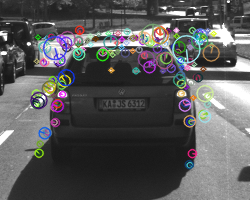
//> input picture README.assets/AKAZE.png, 250 x 200 px, given in place of 0000000000.png, which was not available
$ ./MidTermProject_Camera_Student   (built with g++ and OpenCV 4)
//> lines starting //> are read from the running program, lines starting //| are printed output that depends on the picture; pictures that were not available may be replaced by others from this repository, and a replacement may not be noted
### src/matching2D.hpp
#ifndef matching2D_hpp
#define matching2D_hpp

#include <stdio.h>
#include <iostream>
#include <sstream>
#include <iomanip>
#include <vector>
#include <cmath>
#include <limits>

#include <opencv2/core.hpp>
#include <opencv2/highgui/highgui.hpp>
#include <opencv2/imgproc/imgproc.hpp>
#include <opencv2/features2d.hpp>
#include <opencv2/xfeatures2d.hpp>
#include <opencv2/xfeatures2d/nonfree.hpp>

#include "dataStructures.h"


void detKeypointsHarris(std::vector<cv::KeyPoint> &keypoints, cv::Mat &img, bool bVis=false);
void detKeypointsShiTomasi(std::vector<cv::KeyPoint> &keypoints, cv::Mat &img, bool bVis=false);
void detKeypointsModern(std::vector<cv::KeyPoint> &keypoints, cv::Mat &img, std::string detectorType, bool bVis=false);
void descKeypoints(std::vector<cv::KeyPoint> &keypoints, cv::Mat &img, cv::Mat &descriptors, std::string descriptorType);
void matchDescriptors(std::vector<cv::KeyPoint> &kPtsSource, std::vector<cv::KeyPoint> &kPtsRef, cv::Mat &descSource, cv::Mat &descRef,
                      std::vector<cv::DMatch> &matches, std::string descriptorType, std::string matcherType, std::string selectorType);

#endif /* matching2D_hpp */

### src/dataStructures.h
#ifndef dataStructures_h
#define dataStructures_h

#include <vector>
#include <opencv2/core.hpp>


struct DataFrame { // represents the available sensor information at the same time instance

    cv::Mat cameraImg; // camera image

    std::vector<cv::KeyPoint> keypoints; // 2D keypoints within camera image
    cv::Mat descriptors; // keypoint descriptors
    std::vector<cv::DMatch> kptMatches; // keypoint matches between previous and current frame
};


#endif /* dataStructures_h */

### src/matching2D_Student.cpp
#include <numeric>
#include <iostream>
#include <fstream>
#include "matching2D.hpp"

using namespace std;

// ofstream file("../images/SHITOMASI_ORB.txt");

// Find best matches for keypoints in two camera images based on several matching methods
void matchDescriptors(std::vector<cv::KeyPoint> &kPtsSource, std::vector<cv::KeyPoint> &kPtsRef, cv::Mat &descSource, cv::Mat &descRef,
                      std::vector<cv::DMatch> &matches, std::string descriptorType, std::string matcherType, std::string selectorType)
{
    // configure matcher
    bool crossCheck = false;
    cv::Ptr<cv::DescriptorMatcher> matcher;

    if (matcherType.compare("MAT_BF") == 0)
    {
        int normType = descriptorType.compare("DES_BINARY") == 0 ? cv::NORM_HAMMING : cv::NORM_L2;
        matcher = cv::BFMatcher::create(normType, crossCheck);
    }
    else if (matcherType.compare("MAT_FLANN") == 0)
    {
        if(descSource.type() != CV_32F)
        {
            descSource.convertTo(descSource, CV_32F);
            descRef.convertTo(descRef, CV_32F);
        }
        matcher = cv::DescriptorMatcher::create(cv::DescriptorMatcher::FLANNBASED);
    }

    // perform matching task
    if (selectorType.compare("SEL_NN") == 0)
    { // nearest neighbor (best match)
        double t = (double)cv::getTickCount();
        matcher->match(descSource, descRef, matches); // Finds the best match for each descriptor in desc1
        t = ((double)cv::getTickCount() - t) / cv::getTickFrequency();
        cout << "(NN) with n = " << matches.size() << " matches in " << 1000*t/1.0 << "ms" << endl;
    }
    else if (selectorType.compare("SEL_KNN") == 0)
    { // k nearest neighbors (k=2)
        float ratio = 0.8;
        vector<vector<cv::DMatch>> knn_matches;
        double t = (double)cv::getTickCount();
        matcher->knnMatch(descSource, descRef, knn_matches, 2);
        t = ((double)cv::getTickCount() - t) / cv::getTickFrequency();
        cout << "KNN (k=2) with n = " << knn_matches.size() << " matches in " << 1000*t/1.0 << " ms" << endl;
        //file << "KNN (k=2) with n = " << knn_matches.size() << " matches in " << 1000*t/1.0 << "ms" << endl;

        for(auto it = knn_matches.begin(); it != knn_matches.end(); ++it)
        {
            if((*it)[0].distance < (*it)[1].distance * ratio)
                matches.push_back((*it)[0]);
        }

        cout << "KNN(k=2) after ratio the correct matches = "  << matches.size() << endl;
        //file << "KNN(k=2) after ratio the correct matches = "  << matches.size() << endl;
    }
}

// Use one of several types of state-of-art descriptors to uniquely identify keypoints
void descKeypoints(vector<cv::KeyPoint> &keypoints, cv::Mat &img, cv::Mat &descriptors, string descriptorType)
{
    // select appropriate descriptor
    cv::Ptr<cv::DescriptorExtractor> extractor;
    if (descriptorType.compare("BRISK") == 0)
    {

        int threshold = 30;        // FAST/AGAST detection threshold score.
        int octaves = 3;           // detection octaves (use 0 to do single scale)
        float patternScale = 1.0f; // apply this scale to the pattern used for sampling the neighbourhood of a keypoint.

        extractor = cv::BRISK::create(threshold, octaves, patternScale);
    }else if(descriptorType.compare("ORB") == 0)
    {
        extractor = cv::ORB::create();

    }else if(descriptorType.compare("FREAK") == 0)
    {
        extractor = cv::xfeatures2d::FREAK::create();

    }else if(descriptorType.compare("AKAZE") == 0)
    {
        extractor = cv::AKAZE::create();

    }else if(descriptorType.compare("SIFT") == 0)
    {
        extractor = cv::xfeatures2d::SiftDescriptorExtractor::create();

    }else if(descriptorType.compare("BRIEF") == 0)
    {
        extractor = cv::xfeatures2d::BriefDescriptorExtractor::create();
    }else
    {
        cout << "descriptorType must be one of BRISK, BRIEF, ORB, FREAK, AKAZE and SIFT." << endl;
    }


    // perform feature description
    double t = (double)cv::getTickCount();
    extractor->compute(img, keypoints, descriptors);
    t = ((double)cv::getTickCount() - t) / cv::getTickFrequency();
    cout << descriptorType << " descriptor extraction in " << 1000 * t / 1.0 << " ms with " << descriptors.size() << " descriptors" << endl;
    // file << descriptorType << " descriptor extraction in " << 1000 * t / 1.0 << " ms with " << descriptors.size() << " descriptors" << endl;
}

// Detect keypoints in image using the traditional Shi-Thomasi detector
// [103 lines left out: functions detKeypointsShiTomasi, detKeypointsHarris, not called in this run]

//FAST, BRISK, ORB, AKAZE, SIFT Detector
void detKeypointsModern(std::vector<cv::KeyPoint> &keypoints, cv::Mat &img, std::string detectorType, bool bVis)
{
    cv::Ptr<cv::FeatureDetector> detector;
    if(detectorType.compare("FAST") == 0)
    {
        int threshold = 38;
        bool bNMS = true; // perform non-maxima suppression on keypoints
        cv::FastFeatureDetector::DetectorType type = cv::FastFeatureDetector::TYPE_9_16; // TYPE_9_16, TYPE_7_12, TYPE_5_8
        detector = cv::FastFeatureDetector::create(threshold, bNMS, type);

    }else if(detectorType.compare("BRISK") == 0)
    {
        int thresh = 57;
        detector = cv::BRISK::create(thresh);

    }else if(detectorType.compare("ORB") == 0)
    {
        int nfeatures = 1350;
        detector = cv::ORB::create(nfeatures);

    }else if(detectorType.compare("AKAZE") == 0)
    {
        detector = cv::AKAZE::create();

    }else if(detectorType.compare("SIFT") == 0)
    {
        detector = cv::xfeatures2d::SIFT::create();
    }

    double t = (double)cv::getTickCount();
    detector->detect(img, keypoints);
    t = ((double)cv::getTickCount() - t) / cv::getTickFrequency();
    cout << detectorType + " with n= " << keypoints.size() << " keypoints in " << 1000 * t / 1.0 << " ms" << endl;

    // visualization
    if(bVis)
    {
        string windowName = detectorType + " Detection Results";
        cv::Mat visImg = img.clone();
        cv::drawKeypoints(img, keypoints, visImg, cv::Scalar::all(-1), cv::DrawMatchesFlags::DRAW_RICH_KEYPOINTS);
        cv::namedWindow(windowName, 5);
        cv::imshow(windowName, visImg);
        cv::waitKey(0);
    }

}

// file.close();

### src/MidTermProject_Camera_Student.cpp
/* INCLUDES FOR THIS PROJECT */
#include <iostream>
#include <fstream>
#include <sstream>
#include <iomanip>
#include <vector>
#include <cmath>
#include <limits>
#include <opencv2/core.hpp>
#include <opencv2/highgui/highgui.hpp>
#include <opencv2/imgproc/imgproc.hpp>
#include <opencv2/features2d.hpp>
#include <opencv2/xfeatures2d.hpp>
#include <opencv2/xfeatures2d/nonfree.hpp>

#include "dataStructures.h"
#include "matching2D.hpp"

using namespace std;

/* MAIN PROGRAM */
int main(int argc, const char *argv[])
{

    /* INIT VARIABLES AND DATA STRUCTURES */

    // data location
    string dataPath = "../";

    // camera
    string imgBasePath = dataPath + "images/";
    string imgPrefix = "KITTI/2011_09_26/image_00/data/000000"; // left camera, color
    string imgFileType = ".png";
    int imgStartIndex = 0; // first file index to load (assumes Lidar and camera names have identical naming convention)
    int imgEndIndex = 9;   // last file index to load
    int imgFillWidth = 4;  // no. of digits which make up the file index (e.g. img-0001.png)

    // misc
    int dataBufferSize = 2;       // no. of images which are held in memory (ring buffer) at the same time
    vector<DataFrame> dataBuffer; // list of data frames which are held in memory at the same time
    bool bVis = false;            // visualize results

    /* MAIN LOOP OVER ALL IMAGES */

    for (size_t imgIndex = 0; imgIndex <= imgEndIndex - imgStartIndex; imgIndex++)
    {
        /* LOAD IMAGE INTO BUFFER */

        // assemble filenames for current index
        ostringstream imgNumber;
        imgNumber << setfill('0') << setw(imgFillWidth) << imgStartIndex + imgIndex;
        string imgFullFilename = imgBasePath + imgPrefix + imgNumber.str() + imgFileType;

        // load image from file and convert to grayscale
        cv::Mat img, imgGray;
        img = cv::imread(imgFullFilename);
//> img is the input picture: 200 rows x 250 cols, CV_8UC3; mean B, G, R 89.2, 88.7, 88.8
        cv::cvtColor(img, imgGray, cv::COLOR_BGR2GRAY);
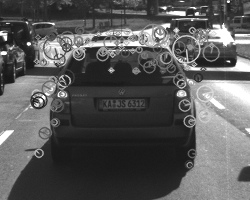
//> imgGray: 200 rows x 250 cols, CV_8UC1; min 16, max 255, mean 88.8

        //// STUDENT ASSIGNMENT
        //// TASK MP.1 -> replace the following code with ring buffer of size dataBufferSize

        // push image into data frame buffer
        DataFrame frame;
        frame.cameraImg = imgGray;
        dataBuffer.push_back(frame);
        if(dataBuffer.size() > dataBufferSize)
        {
            dataBuffer.erase(dataBuffer.begin());
        }

        //// EOF STUDENT ASSIGNMENT
        cout << "#1 : LOAD IMAGE INTO BUFFER done" << endl;

        /* DETECT IMAGE KEYPOINTS */

        // extract 2D keypoints from current image
        vector<cv::KeyPoint> keypoints; // create empty feature list for current image
        string detectorType = "ORB";

        //// STUDENT ASSIGNMENT
        //// TASK MP.2 -> add the following keypoint detectors in file matching2D.cpp and enable string-based selection based on detectorType
        //// -> HARRIS, FAST, BRISK, ORB, AKAZE, SIFT
        vector<string> str = {"FAST", "BRISK", "ORB", "AKAZE", "SIFT"};

        if (detectorType.compare("SHITOMASI") == 0)
        {
            detKeypointsShiTomasi(keypoints, imgGray, bVis);
        }
        else if(detectorType.compare("HARRIS") == 0)
        {
            detKeypointsHarris(keypoints, imgGray, bVis);
        }else if(count(str.begin(), str.end(), detectorType))
        {
            detKeypointsModern(keypoints, imgGray, detectorType, bVis);
//> in detKeypointsModern, `detector->detect(img, keypoints);`: keypoints = 824 keypoints; strongest (x, y, size): (39, 99, 31), (44, 98, 31), (40, 97, 31), (35, 105, 31)
        }else
        {
            cout << "detectorType muse be one of SHITOMASI, HARRIS, FAST, BRISK, ORB, AKAZE, SIFT." << endl;
        }

        //// EOF STUDENT ASSIGNMENT

        //// STUDENT ASSIGNMENT
        //// TASK MP.3 -> only keep keypoints on the preceding vehicle

        // only keep keypoints on the preceding vehicle
        bool bFocusOnVehicle = true;
        cv::Rect vehicleRect(535, 180, 180, 150);
        if (bFocusOnVehicle)
        {
            for(auto it = keypoints.begin(); it != keypoints.end();)
            {
                if(!vehicleRect.contains(it->pt))
                    it = keypoints.erase(it);
                else
                    ++it;
            }
//> after the loop, keypoints = 0 keypoints
        }

        cout << "After Rect filter, " << detectorType + " has n = " << keypoints.size() << " keypoints" << endl;
//| After Rect filter, ORB has n = 0 keypoints

        // [13 lines of commented-out code are left out]
        bool bLimitKpts = false;
        if (bLimitKpts)
        {
            int maxKeypoints = 0;

            if (detectorType.compare("SHITOMASI") == 0)
            { // there is no response info, so keep the first 50 as they are sorted in descending quality order
                keypoints.erase(keypoints.begin() + maxKeypoints, keypoints.end());
            }
            cv::KeyPointsFilter::retainBest(keypoints, maxKeypoints);
            cout << " NOTE: Keypoints have been limited!" << endl;
        }

        // push keypoints and descriptor for current frame to end of data buffer
        (dataBuffer.end() - 1)->keypoints = keypoints;
        cout << "#2 : DETECT KEYPOINTS done" << endl;

        /* EXTRACT KEYPOINT DESCRIPTORS */

        //// STUDENT ASSIGNMENT
        //// TASK MP.4 -> add the following descriptors in file matching2D.cpp and enable string-based selection based on descriptorType
        //// -> BRIEF, ORB, FREAK, AKAZE, SIFT

        cv::Mat descriptors;
        string descriptorType = "SIFT"; // BRISK, BRIEF, ORB, FREAK, AKAZE, SIFT
        descKeypoints((dataBuffer.end() - 1)->keypoints, (dataBuffer.end() - 1)->cameraImg, descriptors, descriptorType);
        //// EOF STUDENT ASSIGNMENT

        // push descriptors for current frame to end of data buffer
        (dataBuffer.end() - 1)->descriptors = descriptors;

        cout << "#3 : EXTRACT DESCRIPTORS done" << endl;

        if (dataBuffer.size() > 1) // wait until at least two images have been processed
        {

            /* MATCH KEYPOINT DESCRIPTORS */

            vector<cv::DMatch> matches;
            string matcherType = "MAT_BF";        // MAT_BF, MAT_FLANN
            string descriptorType = "DES_HOG"; // DES_BINARY, DES_HOG
            string selectorType = "SEL_KNN";       // SEL_NN, SEL_KNN

            //// STUDENT ASSIGNMENT
            //// TASK MP.5 -> add FLANN matching in file matching2D.cpp
            //// TASK MP.6 -> add KNN match selection and perform descriptor distance ratio filtering with t=0.8 in file matching2D.cpp

            matchDescriptors((dataBuffer.end() - 2)->keypoints, (dataBuffer.end() - 1)->keypoints,
                             (dataBuffer.end() - 2)->descriptors, (dataBuffer.end() - 1)->descriptors,
                             matches, descriptorType, matcherType, selectorType);

            //// EOF STUDENT ASSIGNMENT

            // store matches in current data frame
            (dataBuffer.end() - 1)->kptMatches = matches;

            cout << "#4 : MATCH KEYPOINT DESCRIPTORS done" << endl;

            // visualize matches between current and previous image
            bVis = true;
            if (bVis)
            {
                cv::Mat matchImg = ((dataBuffer.end() - 1)->cameraImg).clone();
                cv::drawMatches((dataBuffer.end() - 2)->cameraImg, (dataBuffer.end() - 2)->keypoints,
                                (dataBuffer.end() - 1)->cameraImg, (dataBuffer.end() - 1)->keypoints,
                                matches, matchImg,
                                cv::Scalar::all(-1), cv::Scalar::all(-1),
                                vector<char>(), cv::DrawMatchesFlags::DRAW_RICH_KEYPOINTS);

                string windowName = "Matching keypoints between two camera images";
                cv::namedWindow(windowName, 7);
                cv::imshow(windowName, matchImg);
                cout << "Press key to continue to next image" << endl;
                cv::waitKey(0); // wait for key to be pressed
            }
            bVis = false;
        }

    } // eof loop over all images
//> pass 2 of the loop `for (size_t imgIndex = 0; imgIndex <= imgEndIndex - imgStartIndex; img..`:
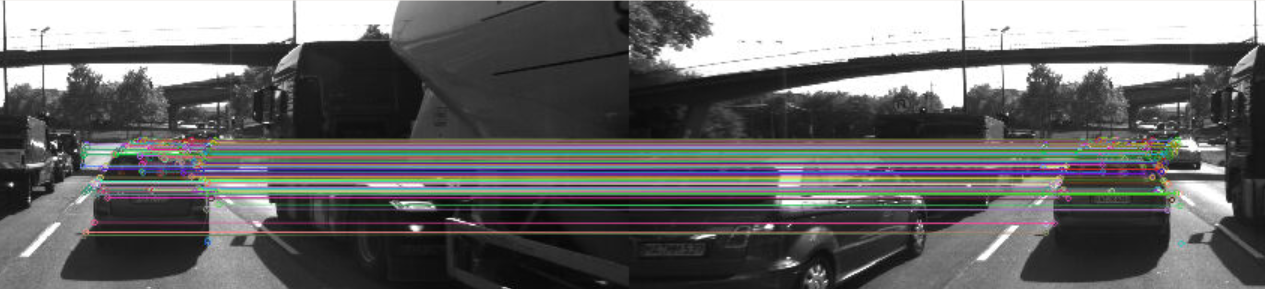
//> input picture README.assets/FAST_BRIEF.png, 1265 x 289 px, given in place of 0000000001.png, which was not available
//> img is the input picture: 289 rows x 1265 cols, CV_8UC3; mean B, G, R 102.9, 103, 103.2
//> `cv::cvtColor(img, imgGray, cv::COLOR_BGR2GRAY);`:
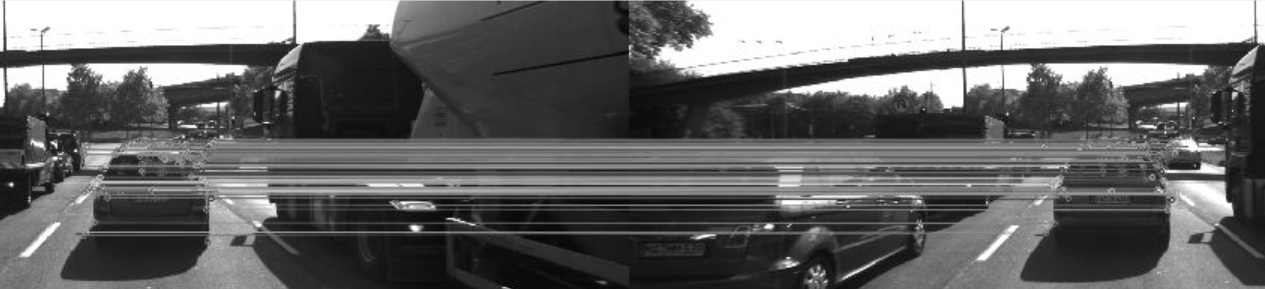
//> imgGray: 289 rows x 1265 cols, CV_8UC1; min 3, max 255, mean 103.1
//> in detKeypointsModern (call 2), `detector->detect(img, keypoints);`: keypoints = 1316 keypoints; strongest (x, y, size): (1181, 104, 31), (1199, 168, 37.2), (413, 226, 53.6), (53, 143, 37.2)
//> after the loop `for(auto it = keypoints.begin(); it != keypoints.end();)`: keypoints = 10 keypoints; (x, y, size): (713, 235, 31), (697, 238, 31), (713, 235, 37.2), (697, 238, 37.2), (697, 238, 44.6), (713, 238, 37.2), (711, 235, 44.6), (693, 238, 44.6), (713, 238, 44.6), (710, 233, 53.6)
//| After Rect filter, ORB has n = 10 keypoints
//> `cv::imshow(windowName, matchImg);`:
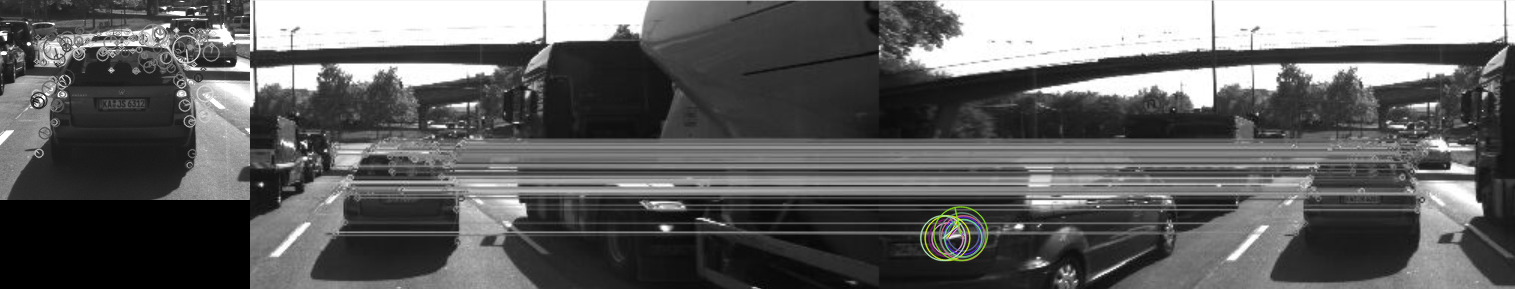
//> window 'Matching keypoints between two': 289 rows x 1515 cols, CV_8UC3; mean B, G, R 96.5, 96.6, 96.5
//> (the run ends here: the program stops with an error, at `cv::cvtColor(img, imgGray, cv::COLOR_BGR2GRAY);`)
